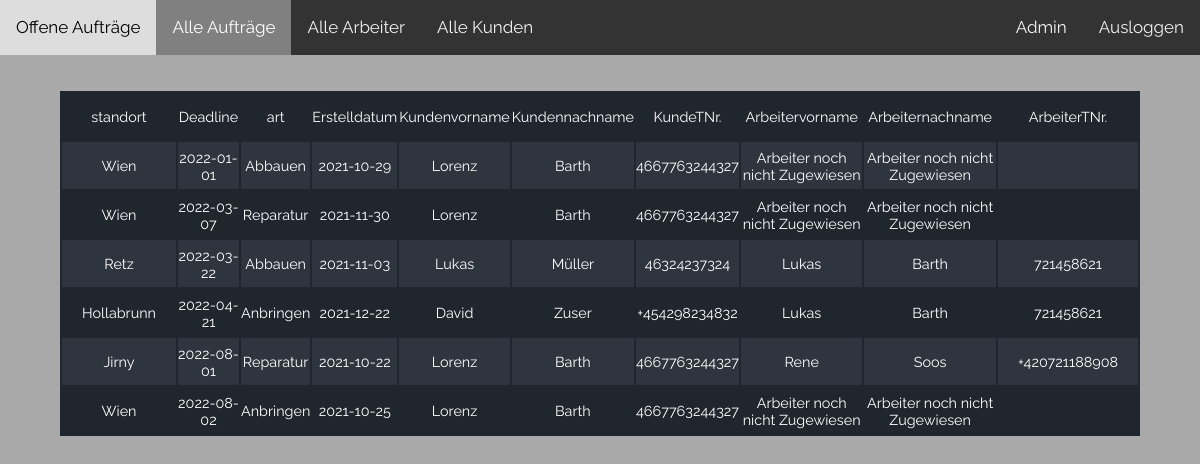
Page /pages/admin_pages/alle_auftraege.php (signed in) on the committed database.
### tables this page shows
create table Auftrag(
ID int NOT NULL AUTO_INCREMENT,
Preis int NOT NULL,
Erstelldatum DATE,
Deadline DATE NOT NULL,
Art varchar(40), 
Erledigt VARCHAR(1) NOT NULL DEFAULT 'N',
LogoID int NOT NULL,
KundeID int NOT NULL,
ArbeiterID int NOT NULL,
primary key (id),
FOREIGN KEY (LogoID) REFERENCES Logo(ID),
FOREIGN KEY (KundeID) REFERENCES Kunde(ID),
FOREIGN KEY (ArbeiterID) REFERENCES Arbeiter(ID)
);

create table Logo(
ID int NOT NULL AUTO_INCREMENT,
Standort varchar(40) NOT NULL,
Zustand varchar(40),
Typ varchar(40) NOT NULL,
PRIMARY KEY (ID)
);

create table Kunde(
ID int NOT NULL AUTO_INCREMENT,
Vorname varchar(40) NOT NULL,
Nachname varchar(40) NOT NULL,
Telefonnummer varchar(30),
Email varchar(40) NOT NULL,
Passwort varchar(50) NOT NULL,
PRIMARY KEY (ID)
);

create table Arbeiter(
ID int NOT NULL AUTO_INCREMENT,
Vorname varchar(40) NOT NULL,
Nachname varchar(40) NOT NULL,
Telefonnummer varchar(30),
Email varchar(40) NOT NULL,
Passwort varchar(40) NOT NULL,
PRIMARY KEY (ID)
);

### php_functions/display_data.php (the view, shortened to what this page needs)
<?php
function display_data($data) {
    $output = "<table class='data_table'>";
    foreach($data as $row => $var) {
        $output .= '<tr>';
        if($row===0) {
            foreach($var as $col => $val) {
                $output .= "<td>" . $col . '</td>';
            }
            $output .= '</tr>';
        }
        foreach($var as $val) {
            $output .= '<td>' . $val . '</td>';
        }
        $output .= '</tr>';
    }
    $output .= '</table>';
    echo $output;
}

### css_files/overview.css (style rules this page uses)
* { box-sizing: border-box; margin: 0; padding: 0; font-family: Raleway, sans-serif; }
html { font-size: 62.5%; }
body { font-family: 'Roboto', 'Helvetica Neue', Helvetica, Arial, sans-serif; font-size: 1.6rem; line-height: 1.6; -webkit-font-smoothing: antialiased; -moz-osx-font-smoothing: grayscale; background-color: darkgrey; }
table { margin-left: auto; margin-right: auto; width: 90%; min-width: 300px; margin-bottom: 2.4rem; background-color: #20262e; color: #fff; overflow: hidden; }
table tr:nth-child(even) { background-color: rgb(46, 53, 62); }
table td:before { color: #28b1de; }
table td { display: block; font-size: 90%; }
table td:first-child { padding-top: 1rem; }
table td:last-child { padding-bottom: 1rem; }
table td:before { content: attr(data-th) ':\00a0'; font-weight: bold; min-width: 8rem; display: inline-block; }
@media (min-width: 600px) { table td:before { display: none; } }
@media (min-width: 600px) { table td { display: table-cell; text-align: center; } }
@media (min-width: 600px) { table td:first-child, table td:last-child { padding: 1.5rem 2rem; } }
.data_table { margin-top: 3%; }

### rows in the picture
auftrag: col "standort", col "Deadline", col "art", col "Erstelldatum", col "Kundenvorname", col "Kundennachname", col "KundeTNr.", col "Arbeitervorname", col "Arbeiternachname", col "ArbeiterTNr.", LogoID.Standort "Wien", Deadline "2022-01-01", Art "Abbauen", Erstelldatum "2021-10-29", KundeID.Vorname "Lorenz", KundeID.Nachname "Barth", KundeID.Telefonnummer "4667763244327", val "Arbeiter noch nicht Zugewiesen"
auftrag: LogoID.Standort "Wien", Deadline "2022-03-07", Art "Reparatur", Erstelldatum "2021-11-30", KundeID.Vorname "Lorenz", KundeID.Nachname "Barth", KundeID.Telefonnummer "4667763244327", val "Arbeiter noch nicht Zugewiesen"
auftrag: LogoID.Standort "Retz", Deadline "2022-03-22", Art "Abbauen", Erstelldatum "2021-11-03", val "Lukas", KundeID.Nachname "Müller", KundeID.Telefonnummer "46324237324", ArbeiterID.Nachname "Barth", ArbeiterID.Telefonnummer "721458621"
auftrag: LogoID.Standort "Hollabrunn", Deadline "2022-04-21", Art "Anbringen", Erstelldatum "2021-12-22", KundeID.Vorname "David", KundeID.Nachname "Zuser", KundeID.Telefonnummer "+454298234832", ArbeiterID.Vorname "Lukas", ArbeiterID.Nachname "Barth", ArbeiterID.Telefonnummer "721458621"
auftrag: LogoID.Standort "Jirny", Deadline "2022-08-01", Art "Reparatur", Erstelldatum "2021-10-22", KundeID.Vorname "Lorenz", KundeID.Nachname "Barth", KundeID.Telefonnummer "4667763244327", ArbeiterID.Vorname "Rene", ArbeiterID.Nachname "Soos", ArbeiterID.Telefonnummer "+420721188908"
auftrag: LogoID.Standort "Wien", Deadline "2022-08-02", Art "Anbringen", Erstelldatum "2021-10-25", KundeID.Vorname "Lorenz", KundeID.Nachname "Barth", KundeID.Telefonnummer "4667763244327", val "Arbeiter noch nicht Zugewiesen"

### other values in the picture
$login_session "Admin"
